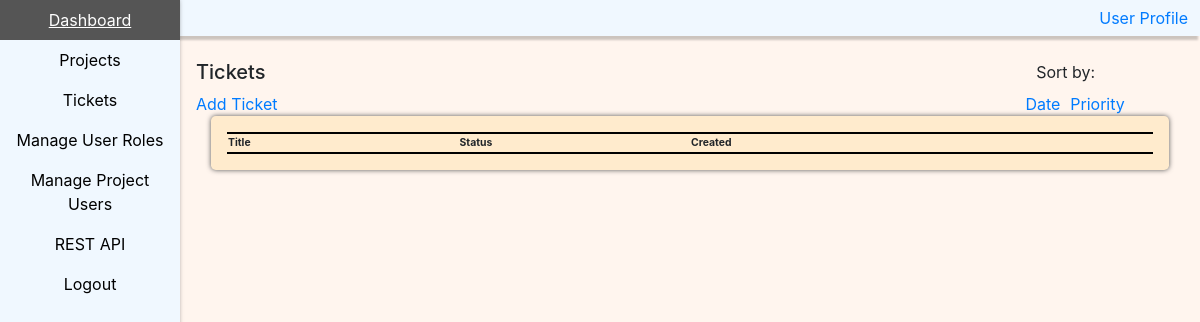
Before: /tickets_sort_priority/ with the older database file.
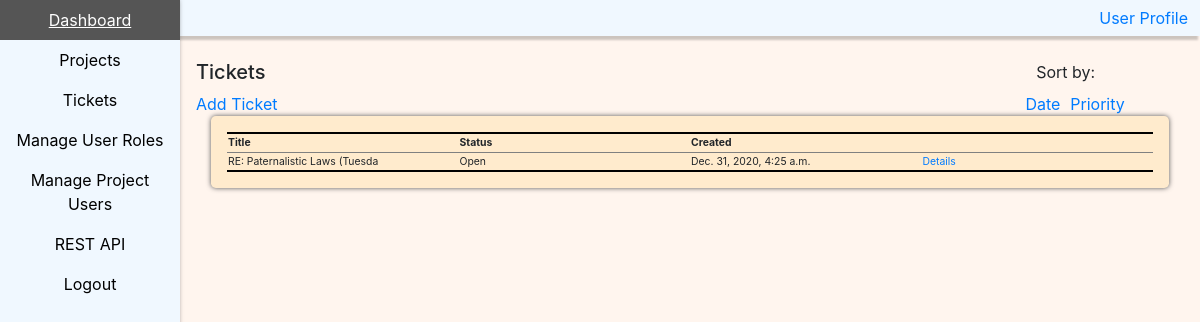
After: the same page with the newer database file.
### tickets/models.py (models this page shows)
class Ticket(models.Model):
    title = models.CharField(max_length=30, primary_key=True)
    description = models.CharField(max_length=300)
    status = models.CharField(max_length=15, default="Open")
    project = models.ForeignKey(Project, on_delete=models.CASCADE, null=True)
    priority = models.CharField(max_length=20)
    type = models.CharField(max_length=20)
    date = models.DateTimeField(auto_now_add=True, blank=True)

### projects/models.py (models this page shows)
class Project(models.Model):
    name = models.CharField(max_length=30, primary_key=True)
    description = models.CharField(max_length=300)

### tickets/views.py (the view)
# urls.py: path('tickets_sort_priority/', ticket_views.sort_priority, name="tickets_sort_priority"),
def sort_priority(request):
    page_data={"rows":[], "add_ticket":ticketForm}
    populate_page_data_by_priority(request, page_data)
    return render(request, 'tickets/ticket_home.html', context=page_data)

### tickets/views.py (called while the page is built)
def populate_page_data_by_priority(request, page_data):
    class priority(enum.Enum):
        High = 3
        Medium = 2
        Low = 1
        none = 0
    ticket_objects = Ticket.objects.all()
    for prio in priority:
        for tickets in ticket_objects:
            if tickets.priority == prio.name or (prio.name == "none" and tickets.priority == "None"):
                row=[]
                row.append(tickets.title)
                row.append(tickets.description)
                row.append(tickets.status)
                row.append(tickets.project)
                row.append(tickets.priority)
                row.append(tickets.type)
                row.append(tickets.date)
                page_data.get("rows").append(row)
    return

### templates/tickets/ticket_home.html (shortened to what this page needs)
<!DOCTYPE html>
<html land="en">
  <head>
    {% load static %}
    <link rel="stylesheet" href="{% static 'style.css' %}" type="text/css"/>
  </head>
  <body>
    {% include "core/navigation_vertical.html" %}
    {% include "core/bootstrap.html" %}
    <div class="page_body">
      <h5 style="display: inline-block;"> Tickets </h5>
      <span class="sort_options_header"> Sort by: </span>
      <form>
        <a class="btm btm-primary" href='/add_ticket/'>Add Ticket</a>
        <span class="sort_options_right"><a class="btm btm-primary" href='/tickets_sort_priority/'>Priority</a></span>
        <span class="sort_options_left"><a class="btm btm-primary" href='/tickets_sort_date/'>Date</a></span>
      </form>
      <div class="container">
        <div class="jumbotron">
          <table class="info_tables">
            <tr class="info_tables">
              <th>Title</th>
              <th>Status</th>
              <th>Created</th>
              <th></th>
            </tr>
            {% for items in rows %}
            <tr class="info_tables">
              {% for cells in items %}
                {% if forloop.counter0 == 0 or forloop.counter0 == 2 or forloop.counter0 == 6 %}
                <td class="info_tables">
                  {{ cells }}
                </td>
                {% endif %}
              {% endfor %}
              <td class="info_tables">
                <a class="btm btm-primary" href="/tickets/details/{{ items.0 }}">Details</a>
              </td>
            </tr>
            {% endfor %}
          </table>
        </div>
      </div>
    </div>
  </body>
</html>

Changed rows visible on the page:
added Ticket: items "RE: Paternalistic Laws (Tuesda" "Open" "Dec. 31, 2020, 4:25 a.m."
